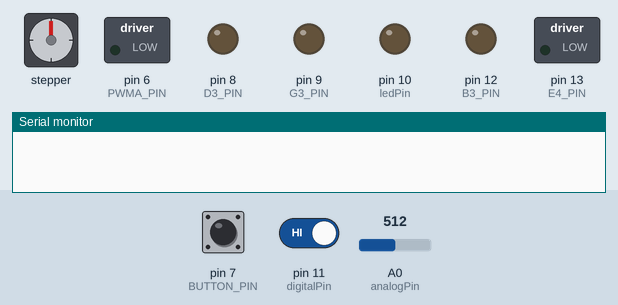
This sketch was run on a simulated Arduino Uno, built with avr-gcc and run on an emulated ATmega328P. On the bench: stepper motor, switched loads named in the sketch (green lamp = pin HIGH), output pins drawn as LEDs (lit = HIGH), the last lines printed to the serial monitor. Wiring (inferred from the names in the program): stepper motor (2048 steps per turn assumed): coils pin 2, pin 3, pin 4, pin 5. Inputs (shaded band) come from the test bench; at power-on: pin 7 (BUTTON_PIN) HIGH, pin 11 (digitalPin) HIGH, A0 (analogPin) = 512. Pins used as bus, display or sensor lines are not drawn.

Above: at 1.2 s.
1.3 s: pin 7 (BUTTON_PIN) pulled LOW for 3.2 s
At 2.7 s:
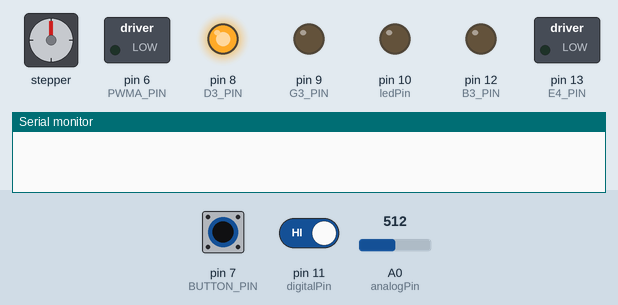
6.0 s: pin 11 (digitalPin) driven LOW
7.8 s: pin 7 (BUTTON_PIN) pulled LOW for 1 s
At 10.0 s:
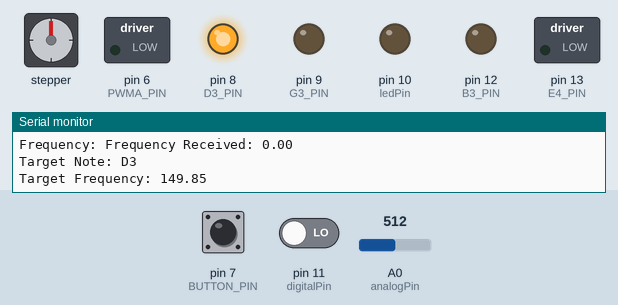
11.8 s: pin 7 (BUTTON_PIN) pulsed LOW 5 times (0.12 s each, 0.3 s apart)
At 14.2 s:
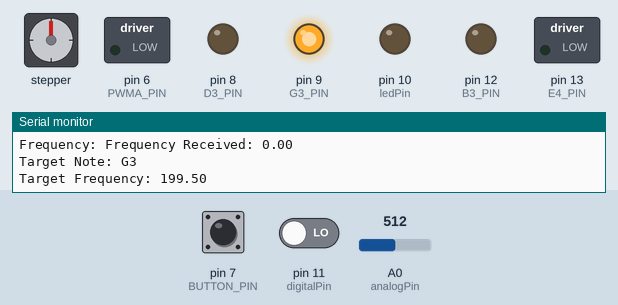
Timing chart, 0 to 15.7 s (numbered marks = the images above; inputs shaded):
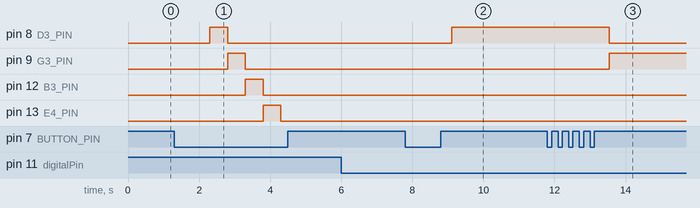

The sketch:

GuitarTunerV4.ino
```cpp
/*
Authors: Alex Shin and Jinwoo Kim
The goal of this project is to create an automatic guitar tuner.
We use a rotary encoder to select a note to be tuned to, which is displayed on an I2C Display.
We have then connected a KY-037 High Sensitivity Sound Detection module, to our circuit, which
will listen for a note on the guitar string to be played. After listening to the note, our circuit
will automatically turn a stepper motor to tune it to the note that has been selected.
 FFT influenced by https://clydelettsome.com/blog/2019/12/18/my-weekend-project-audio-frequency-detector-using-an-arduino/
*/

#include "arduinoFFT.h"

// ArduinoFFT definitions
#define SAMPLES 128             //SAMPLES-pt FFT. Must be a base 2 number. Max 128 for Arduino Uno.
#define SAMPLING_FREQUENCY 1024 //Ts = Based on Nyquist, must be 2 times the highest expected frequency.
// Motor definitions
#define AIN1_PIN 4
#define AIN2_PIN 5
#define PWMA_PIN 6
#define motorSpeed 255
// Sound sensor definitions
#define digitalPin 11 // KY-037 digital interface
#define analogPin A0 // KY-037 analog interface
#define ledPin 10 // Arduino LED pin
// Button
#define BUTTON_PIN 7
#define E2_PIN 3
#define A2_PIN 2
#define D3_PIN 8
#define G3_PIN 9
#define B3_PIN 12
#define E4_PIN 13
//Tuning Parameters
#define DEADZONE 1.0

// Note Definitions and Frequencies
String notes[6] = {"E2", "A2", "D3", "G3", "B3", "E4"};
double frequencies[6] = {168.5, 112, 149.85, 199.5, 251.6, 335.62};
double range[2] = {148.5, 188.5};
int listeningRange = 20;

// Note Selection
int noteSelected = 0;

// FFT Sound Sampling
arduinoFFT FFT = arduinoFFT();
unsigned int samplingPeriod;
unsigned long microSeconds;
double vReal[SAMPLES]; //create vector of size SAMPLES to hold real values
double vImag[SAMPLES]; //create vector of size SAMPLES to hold imaginary values

// Motor Tuning Parameters
int initialStepDuration = 30;  // Duration of each step in milliseconds

int digitalVal;       // digital readings
int analogVal;        // analog readings

void setup()
{
  Serial.begin(9600);

  // FFT
  samplingPeriod = round(1000000*(1.0/SAMPLING_FREQUENCY)); //Period in microseconds

  //Button
  pinMode(BUTTON_PIN, INPUT_PULLUP);

  // Motor pins
  pinMode(AIN1_PIN, OUTPUT);
  pinMode(AIN2_PIN, OUTPUT);
  pinMode(PWMA_PIN, OUTPUT);

  // Microphone
  pinMode(digitalPin,INPUT);
  pinMode(analogPin, INPUT);
  pinMode(ledPin,OUTPUT);

  // LEDs
  pinMode(E2_PIN, OUTPUT);
  pinMode(A2_PIN, OUTPUT);
  pinMode(D3_PIN, OUTPUT);
  pinMode(G3_PIN, OUTPUT);
  pinMode(B3_PIN, OUTPUT);
  pinMode(E4_PIN, OUTPUT);
}

void loop()
{
  // keeps ledPin low (could also use pinMode(INPUT_PULLDOWN))
  digitalWrite(ledPin, LOW);
  handle_led();
 if (digitalRead(BUTTON_PIN) != LOW){
    // when the button is not pressed tuning mode is on
    digitalVal = digitalRead(digitalPin);
    if (digitalVal == 0) // Sound detected
    {
      // Determines the frequency and tunes the guitar
      determineFrequency();
      delay(1000);
    }
  }
  else{
    // Updates the note that has been selected when the button is pressed
    noteSelected++;
    if (noteSelected >= 6){
      noteSelected = 0;
    }
    // handle_led();
    delay(500);
  }
}

void handle_led(){
  // Controls the LEDS that show which note you are tuning to
  switch(noteSelected){
    case 0:
      digitalWrite(E2_PIN, HIGH);
      digitalWrite(A2_PIN, LOW);
      digitalWrite(D3_PIN, LOW);
      digitalWrite(G3_PIN, LOW);
      digitalWrite(B3_PIN, LOW);
      digitalWrite(E4_PIN, LOW);
      break;
    case 1:
      digitalWrite(E2_PIN, LOW);
      digitalWrite(A2_PIN, HIGH);
      digitalWrite(D3_PIN, LOW);
      digitalWrite(G3_PIN, LOW);
      digitalWrite(B3_PIN, LOW);
      digitalWrite(E4_PIN, LOW);
      break;
    case 2:
      digitalWrite(E2_PIN, LOW);
      digitalWrite(A2_PIN, LOW);
      digitalWrite(D3_PIN, HIGH);
      digitalWrite(G3_PIN, LOW);
      digitalWrite(B3_PIN, LOW);
      digitalWrite(E4_PIN, LOW);
      break;
    case 3:
      digitalWrite(E2_PIN, LOW);
      digitalWrite(A2_PIN, LOW);
      digitalWrite(D3_PIN, LOW);
      digitalWrite(G3_PIN, HIGH);
      digitalWrite(B3_PIN, LOW);
      digitalWrite(E4_PIN, LOW);
      break;
    case 4:
      digitalWrite(E2_PIN, LOW);
      digitalWrite(A2_PIN, LOW);
      digitalWrite(D3_PIN, LOW);
      digitalWrite(G3_PIN, LOW);
      digitalWrite(B3_PIN, HIGH);
      digitalWrite(E4_PIN, LOW);
      break;
    case 5:
      digitalWrite(E2_PIN, LOW);
      digitalWrite(A2_PIN, LOW);
      digitalWrite(D3_PIN, LOW);
      digitalWrite(G3_PIN, LOW);
      digitalWrite(B3_PIN, LOW);
      digitalWrite(E4_PIN, HIGH);
      break;
    default:
      digitalWrite(E2_PIN, LOW);
      digitalWrite(A2_PIN, LOW);
      digitalWrite(D3_PIN, LOW);
      digitalWrite(G3_PIN, LOW);
      digitalWrite(B3_PIN, LOW);
      digitalWrite(E4_PIN, LOW);
  }
}

void determineFrequency() {
  // Determines the frequency and calls adjustMotor which turns the DC motor
  Serial.print("Frequency: ");
  /*Sample SAMPLES times*/
  for(int i=0; i<SAMPLES; i++)
  {
      microSeconds = micros();    //Returns the number of microseconds since the Arduino board began running the current script.

      vReal[i] = analogRead(analogPin); //Reads the value from analog pin 0 (A0), quantize it and save it as a real term.
      vImag[i] = 0; //Makes imaginary term 0 always

      /*remaining wait time between samples if necessary*/
      while(micros() < (microSeconds + samplingPeriod))
      {
        //do nothing
      }
  }

  /*Perform FFT on samples*/
  FFT.Windowing(vReal, SAMPLES, FFT_WIN_TYP_HAMMING, FFT_FORWARD);
  FFT.Compute(vReal, vImag, SAMPLES, FFT_FORWARD);
  FFT.ComplexToMagnitude(vReal, vImag, SAMPLES);

  /*Find peak frequency and print peak*/
  double peak = FFT.MajorPeak(vReal, SAMPLES, SAMPLING_FREQUENCY);
  double deadzone = DEADZONE;
  if (noteSelected == 4 && peak > 450){
    // For the B string, weird edge case where the frequency is calculated to be double
    // We also increase the deadzone, which lowers the precision slightly but we use this to account for this edge case
    peak /= 2;
    deadzone = 1.5;
  }

  Serial.print("Frequency Received: ");
  Serial.println(peak);     //Print out the most dominant frequency.
  Serial.print("Target Note: ");
  Serial.println(notes[noteSelected]);
  Serial.print("Target Frequency: ");
  Serial.println(frequencies[noteSelected]);

  if (peak <= frequencies[noteSelected] + listeningRange && peak >= frequencies[noteSelected] - listeningRange){
    adjustMotor(peak, frequencies[noteSelected], deadzone);
  }
}

void adjustMotor(double freq, double targetFreq, double deadzone){
  // Turns motor to tune string to the correct note
  double freqDifference = fabs(freq - targetFreq);
  int dynamicStepDuration = initialStepDuration;

  if (freqDifference > 5) { // Threshold for large adjustments
      dynamicStepDuration *= 2; // Double the step duration for larger initial adjustments
  }

  if (freq > targetFreq + deadzone) {
    // Note is sharp so we turn counter clockwise
    spinCounterClockwise(dynamicStepDuration);
  }
  else if (freq < targetFreq - deadzone) {
    // Note is flat so we turn clockwise
    spinClockwise(dynamicStepDuration);
  }
  else {
    // In tune
    // Lights up Green LED indicating that the note is in tune
    Serial.println("In tune!");
    digitalWrite(ledPin, HIGH);
  }
}

// This function is not used in our final program, but we are including this to show that our program is also
// able to automatically detect the string that was played
int findNearestNote(double freq) {
  int closestNote = 0; // Index of the closest note
  double smallestDiff = 1000000; // Initialize with a large number
  double difference; // To store the absolute difference between the given frequency and each note frequency

  for (int i = 0; i < 6; i++) { // There are 6 notes in the array
    difference = fabs(frequencies[i] - freq); // Calculate the absolute difference
    if (difference < smallestDiff) { // If the current difference is smaller than the previously found
      smallestDiff = difference; // Update smallest difference
      closestNote = i; // Update the index of the closest note
    }
  }
  return closestNote; // Return the index of the closest note
}

void spinClockwise(int stepDuration) {
  // Move the motor forward for a short duration
  digitalWrite(AIN1_PIN, HIGH);
  digitalWrite(AIN2_PIN, LOW);
  analogWrite(PWMA_PIN, motorSpeed);  // Start the motor at the defined speed

  delay(stepDuration);  // Wait for the step to complete

  // Stop the motor
  digitalWrite(AIN1_PIN, LOW);
  digitalWrite(AIN2_PIN, LOW);
  analogWrite(PWMA_PIN, 0);  // Stop sending PWM signal

  // Wait some time before the next step
  delay(250);  // Wait for 1 second
}

void spinCounterClockwise(int stepDuration) {
  // Move the motor forward for a short duration
  digitalWrite(AIN1_PIN, LOW);
  digitalWrite(AIN2_PIN, HIGH);
  analogWrite(PWMA_PIN, motorSpeed);  // Start the motor at the defined speed

  delay(stepDuration);  // Wait for the step to complete

  // Stop the motor
  digitalWrite(AIN1_PIN, LOW);
  digitalWrite(AIN2_PIN, LOW);
  analogWrite(PWMA_PIN, 0);  // Stop sending PWM signal

  // Wait some time before the next step
  delay(250);  // Wait for 1 second
}
```

Measured:
- after the input at 1.3 s, pin 8 (D3_PIN): LOW → HIGH after 1.0 s, → LOW 0.50 s later; pin 9 (G3_PIN): LOW → HIGH after 1.5 s, → LOW 0.50 s later; pin 12 (B3_PIN): LOW → HIGH after 2.0 s, → LOW 0.50 s later; pin 13 (E4_PIN): LOW → HIGH after 2.5 s, → LOW 0.50 s later
- after the input at 7.8 s, pin 8 (D3_PIN): LOW → HIGH after 1.3 s
- after the input at 11.8 s, pin 8 (D3_PIN): HIGH → LOW after 1.7 s; pin 9 (G3_PIN): LOW → HIGH after 1.7 s
